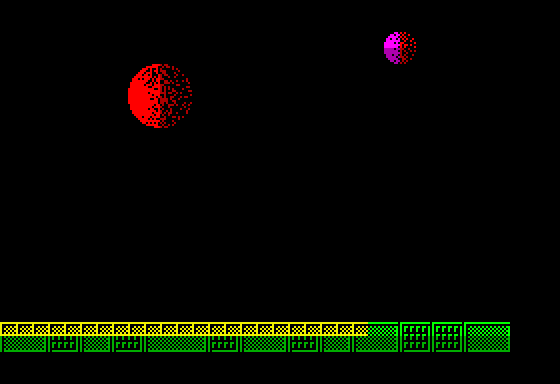

A 2D game scene composited from a Tiled map and its tileset images. What follows is a short description and the map's XML, with every tile layer's data as written:
An orthogonal 35x24 tile map with 16x16 px tiles, 1 tile layer (Collision), 3 tilesets, 1 image layer and 7 objects (2x incubator, 2x rocket, vitorc, ammo_pack, grenade_pack).

<map version="1.0" orientation="orthogonal" width="35" height="24" tilewidth="16" tileheight="16">
 <properties>
  <property name="background_color" value="#000000" />
  <property name="zoneNumber" value="040" />
  <property name="zoneSource" value="rusarh/exolon-esl asm/data_zone_data.asm" />
  <property name="nextLevel" value="L02S17" />
 </properties>
 <tileset firstgid="1" name="tiles" tilewidth="16" tileheight="16">
  <image source="tiles.png" width="240" height="512" />
 </tileset>
 <tileset firstgid="481" name="rocks" tilewidth="16" tileheight="16">
  <image source="rocks.png" width="512" height="48" />
 </tileset>
 <tileset firstgid="577" name="generated_terrain" tilewidth="16" tileheight="16">
  <image source="generated_terrain.png" width="256" height="16" />
 </tileset>
 <imagelayer name="Original Static Scenery">
  <image source="zone_040_original.png" width="512" height="384" />
 </imagelayer>
 <layer name="Collision" width="35" height="24">
  <data encoding="csv">0,0,0,0,0,0,0,0,0,0,0,0,0,0,0,0,0,0,0,0,0,0,0,0,0,0,0,0,0,0,0,0,0,0,0,
0,0,0,0,0,0,0,0,0,0,0,0,0,0,0,0,0,0,0,0,0,0,0,0,0,0,0,0,0,0,0,0,0,0,0,
0,0,0,0,0,0,0,0,0,0,0,0,0,0,0,0,0,0,0,0,0,0,0,0,0,0,0,0,0,0,0,0,0,0,0,
0,0,0,0,0,0,0,0,0,0,0,0,0,0,0,0,0,0,0,0,0,0,0,0,0,0,0,0,0,0,0,0,0,0,0,
0,0,0,0,0,0,0,0,0,0,0,0,0,0,0,0,0,0,0,0,0,0,0,0,0,0,0,0,0,0,0,0,0,0,0,
0,0,0,0,0,0,0,0,0,0,0,0,0,0,0,0,0,0,0,0,0,0,0,0,0,0,0,0,0,0,0,0,0,0,0,
0,0,0,0,0,0,0,0,0,0,0,0,0,0,0,0,0,0,0,0,0,0,0,0,0,0,0,0,0,0,0,0,0,0,0,
0,0,0,0,0,0,0,0,0,0,0,0,0,0,0,0,0,0,0,0,0,0,0,0,0,0,0,0,0,0,0,0,0,0,0,
0,0,0,0,0,0,0,0,0,0,0,0,0,0,0,0,0,0,0,0,0,0,0,0,0,0,0,0,0,0,0,0,0,0,0,
0,0,0,0,0,0,0,0,0,0,0,0,0,0,0,0,0,0,0,0,0,0,0,0,0,0,0,0,0,0,0,0,0,0,0,
0,0,0,0,0,0,0,0,0,0,0,0,0,0,0,0,0,0,0,0,0,0,0,0,0,0,0,0,0,0,0,0,0,0,0,
0,0,0,0,0,0,0,0,0,0,0,0,0,0,0,0,0,0,0,0,0,0,0,0,0,0,0,0,0,0,0,0,0,0,0,
0,0,0,0,0,0,0,0,0,0,0,0,0,0,0,0,0,0,0,0,0,0,0,0,0,0,0,0,0,0,0,0,0,0,0,
0,0,0,0,0,0,0,0,0,0,0,0,0,0,0,0,0,0,0,0,0,0,0,0,0,0,0,0,0,0,0,0,0,0,0,
0,0,0,0,0,0,0,0,0,0,0,0,0,0,0,0,0,0,0,0,0,0,0,0,0,0,0,0,0,0,0,0,0,0,0,
0,0,0,0,0,0,0,0,0,0,0,0,0,0,0,0,0,0,0,0,0,0,0,0,0,0,0,0,0,0,0,0,0,0,0,
0,0,0,0,0,0,0,0,0,0,0,0,0,0,0,0,0,0,0,0,0,0,0,0,0,0,0,0,0,0,0,0,0,0,0,
0,0,0,0,0,0,0,0,0,0,0,0,0,0,0,0,0,0,0,0,0,0,0,0,0,0,0,0,0,0,0,0,0,0,0,
0,0,0,0,0,0,0,0,0,0,0,0,0,0,0,0,0,0,0,0,0,0,0,0,0,0,0,0,0,0,0,0,0,0,0,
0,0,0,0,0,0,0,0,0,0,0,0,0,0,0,0,0,0,0,0,0,0,0,0,0,0,0,0,0,0,0,0,0,0,0,
1,1,1,1,1,1,1,1,1,1,1,1,1,1,1,1,1,1,1,1,1,1,1,0,0,0,0,0,0,0,0,0,0,0,0,
0,0,0,0,0,0,0,0,0,0,0,0,0,0,0,0,0,0,0,0,0,0,0,0,0,0,0,0,0,0,0,0,0,0,0,
0,0,0,0,0,0,0,0,0,0,0,0,0,0,0,0,0,0,0,0,0,0,0,0,0,0,0,0,0,0,0,0,0,0,0,
0,0,0,0,0,0,0,0,0,0,0,0,0,0,0,0,0,0,0,0,0,0,0,0,0,0,0,0,0,0,0,0,0,0,0</data>
 </layer>
 <objectgroup name="Objects">
  <object id="1" name="vitorc" x="0" y="320" />
  <object id="2" name="ammo_pack" x="96" y="320" width="32" height="32">
   <properties>
    <property name="sourceBlock" value="blk_box_white" />
   </properties>
  </object>
  <object id="3" name="incubator" x="144" y="320" width="64" height="96">
   <properties>
    <property name="sourceBlock" value="blk_birthpod" />
   </properties>
  </object>
  <object id="4" name="incubator" x="224" y="320" width="64" height="96">
   <properties>
    <property name="sourceBlock" value="blk_birthpod" />
   </properties>
  </object>
  <object id="5" name="rocket" x="304" y="320" width="64" height="96">
   <properties>
    <property name="sourceBlock" value="blk_tower_rocket" />
   </properties>
  </object>
  <object id="6" name="rocket" x="368" y="320" width="64" height="96">
   <properties>
    <property name="sourceBlock" value="blk_tower_rocket" />
   </properties>
  </object>
  <object id="7" name="grenade_pack" x="448" y="320" width="32" height="32">
   <properties>
    <property name="sourceBlock" value="blk_box_yellow" />
   </properties>
  </object>
 </objectgroup>
</map>
